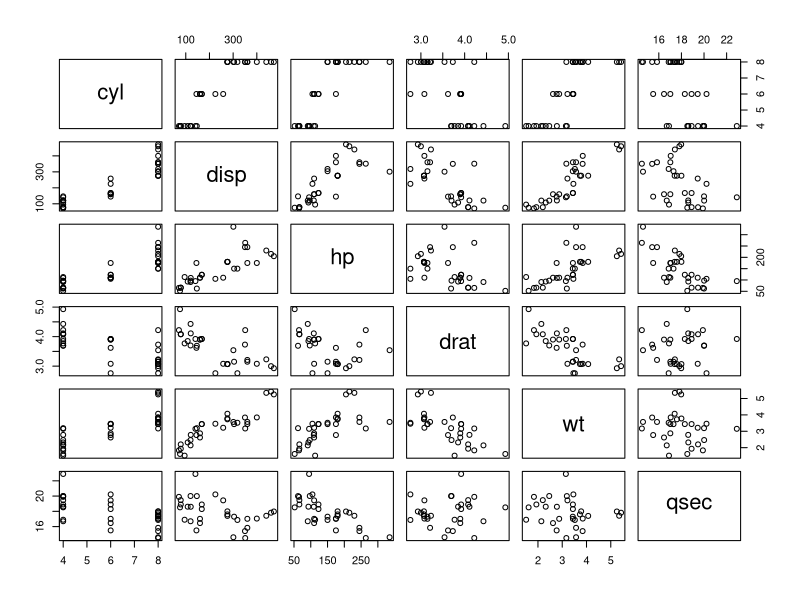
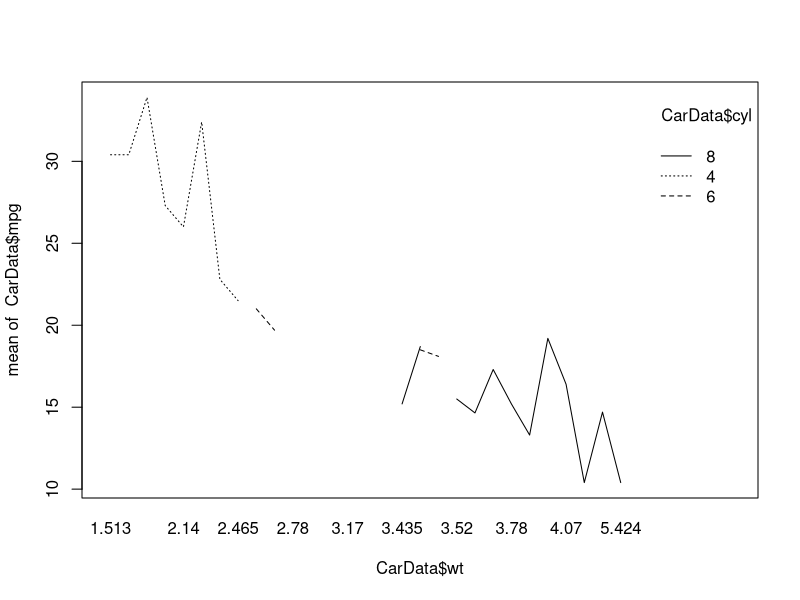

The R script that drew these images, in order: (Note: this script raises an error after producing the figures.)
########################################################
#Lab 10 Multiple Linear Regression Continued. Non Parametric Tests
########################################################
library(ggplot2)

########################################################
#Part 1 Multiple Linear Regression Continued - Interaction Terms, Predictions
#########################################################

CarData = mtcars[1:7] #Use only first 7 columns from the table 
 
CarsLM1 = lm(mpg ~ cyl + disp + hp + drat + wt + qsec, data = CarData)

summary(CarsLM1)

#p-value < 0.0001. R sauqre = 0.85

windows()
pairs(CarData[2:7])
#we can see correlation between several variables

cor(CarData[2:7])

#cyl and disp highly correlated. hp and cyl also. Disp is highly correlated with all variables. So we might 
#decide to take it away

#we consider creating a new model without that variable. hp could also be removed

CarsLM2 = lm(mpg ~ cyl + hp + drat + wt + qsec, data = CarData)
summary(CarsLM2)
#p-value <0.001 R square 0.85

AIC(CarsLM1) #159
AIC(CarsLM2) #158.5

#we create a third model

CarsLM3 = lm(mpg ~ cyl + drat + wt + qsec, data = CarData)
summary(CarsLM3)
#p-value < 0.0001. R squared 0.84

AIC(CarsLM3) #157.7

# we will choose the third model

CarsLM4 = lm(mpg ~ cyl + drat + wt + qsec + cyl*wt, data=CarData)

interaction.plot(CarData$wt, CarData$cyl, CarData$mpg)

#the changing effect variable, the interaction variable, dependent

summary(CarsLM4)


MPG = predict(CarsLM4, CarDataNew) # we are now uding the new table (withouhg mpg info) to estimate the mpg
View(MPG)                           #this is for applying the model that we created.

CarTable = data.frame(CarDataNew, MPG)

View(CarTable)


###############################################################
#Non-Parametric Tests
###############################################################

?warpbreaks

View(warpbreaks)

WoolA = subset(warpbreaks, wool == "A")
WoolB = subset(warpbreaks, wool == "B")


#Mann Whitney U Test (because is not "paired" data)

WoolManWhitney = wilcox.test(WoolA$breaks, WoolB$breaks)
  #H0 = the medians are NOT significantly different
  #H1 = the medians ARE significantly different for wool A and B

  #Median breaks are not significantly different between wool A and wool B (W=431, p=0.25, alpha=0.05)
  
WoolKW = kruskal.test(breaks ~ tension, data=warpbreaks) #here more than 2 variables (3), we use ANOVA for median

#H0 = the median breaks are NOT significantly different for differinf levels of tension
#H1 = at least one level of tension has a significantly different median breaks

#KW chi-squared = 10.8, df = 2 (3 variables - 1), p value = 0.0045. 
#at least one level of tension has significantly different meadian breaks (X^2(2) = 10.809, p=0.004, alpha = 0.05)

#PostHoc Test for Kruskal Wallis is the Dunne's test (as Tukey HSD was for ANOVA)


############################################
#Part 3 User Defined Functions
############################################

ExampleFunction = function(a,b,c) {
  Math = a^2 + a*b +b/c #you give it a name for then asking R to return that. The name could be anything
  return(Math)}

ExampleFunction(10,23,2) #I am giving the parameters here... result = 341.5

#a) n=PV/RT

IGFunction = function(i,j,k,l){
  Moles = (i*j) / (k*l)
  return(Moles)
}

IGFunction(2.6, 3.3, 0.0821, 317) #=0.329 Moles
  
  #i=P, j=V, k=R, l=T 

IGMoles = IGFunction(IdealGas$P, IdealGas$V, IdealGas$R, IdealGas$T) #calculates for the whole table IdealGas

NewIdealGas = data.frame(IdealGas, IGMoles) #creates a new data frame adding the column for the amount of Moles
View(NewIdealGas)



####################################################
#High Resolution Figures
####################################################

tiff(filename="ShiniHighRes.tiff", width=6, height=4, units="in", res=200) #add better resolution

ggplot(mtcars, aes(disp,mpg))+
  geom_point()
  dev.off()

  



